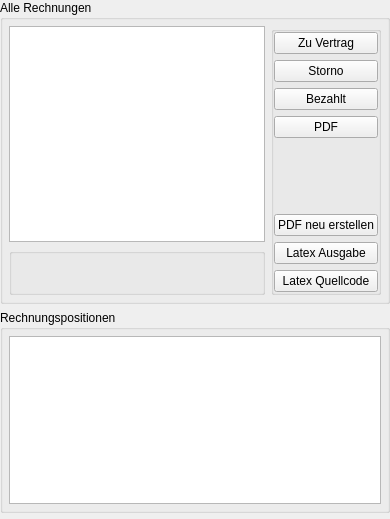
             <widget class="QWidget" name="customerInvoiceJournalTab">
              <attribute name="title">
               <string>Rechnungsjournal</string>
              </attribute>
              <layout class="QVBoxLayout" name="verticalLayout_6">
               <property name="spacing">
                <number>6</number>
               </property>
               <property name="leftMargin">
                <number>0</number>
               </property>
               <property name="topMargin">
                <number>0</number>
               </property>
               <property name="rightMargin">
                <number>0</number>
               </property>
               <property name="bottomMargin">
                <number>6</number>
               </property>
               <item>
                <widget class="QGroupBox" name="groupBox_7">
                 <property name="sizePolicy">
                  <sizepolicy hsizetype="Preferred" vsizetype="Preferred">
                   <horstretch>0</horstretch>
                   <verstretch>60</verstretch>
                  </sizepolicy>
                 </property>
                 <property name="title">
                  <string>Alle Rechnungen</string>
                 </property>
                 <layout class="QHBoxLayout" name="horizontalLayout_4">
                  <property name="margin">
                   <number>6</number>
                  </property>
                  <item>
                   <widget class="QWidget" name="widget_20" native="true">
                    <layout class="QVBoxLayout" name="verticalLayout_40">
                     <property name="margin">
                      <number>0</number>
                     </property>
                     <item>
                      <widget class="MultiViewTable" name="invoicejournalTable">
                       <property name="sizePolicy">
                        <sizepolicy hsizetype="Expanding" vsizetype="Expanding">
                         <horstretch>0</horstretch>
                         <verstretch>100</verstretch>
                        </sizepolicy>
                       </property>
                       <property name="autoFillBackground">
                        <bool>true</bool>
                       </property>
                       <property name="dataView" stdset="0">
                        <bool>true</bool>
                       </property>
                       <property name="dbColumns" stdset="0">
                        <stringlist>
                         <string>value.invoiceNumber:Rechnungsnummer</string>
                         <string>&lt;date&gt;value.invoiceDate:Rechnungsdatum</string>
                         <string>value.title:Titel</string>
                         <string>&lt;{&quot;PAIDFRACTION&quot;:&quot;:/icons/images/fraction.png&quot;,&quot;PAIDSKONTO&quot;:&quot;:/icons/images/ok2.png&quot;,&quot;STORNO&quot;:&quot;:/icons/images/cancel.png&quot;,&quot;PENDING&quot;:&quot;:/icons/images/wait.png&quot;,&quot;PAID&quot;:&quot;:/icons/images/ok.png&quot;}&gt;value.status:Status</string>
                         <string>&lt;currency&gt;value.netto:Netto</string>
                         <string>&lt;currency&gt;value.vat:MwSt</string>
                         <string>&lt;currency&gt;value.brutto:Brutto</string>
                        </stringlist>
                       </property>
                       <property name="viewIdentifier" stdset="0">
                        <string>ciView</string>
                       </property>
                       <property name="context" stdset="0">
                        <string>INVOICEJOURNAL</string>
                       </property>
                       <property name="sortable" stdset="0">
                        <stringlist>
                         <string>value.status</string>
                         <string>value.invoiceDate</string>
                        </stringlist>
                       </property>
                       <property name="keyCodeActions" stdset="0">
                        <stringlist>
                         <string>Key_I:OpenInBrowserBehavior.In.Open</string>
                        </stringlist>
                       </property>
                       <property name="viewArguments" stdset="0">
                        <stringlist/>
                       </property>
                       <property name="view" stdset="0">
                        <string>_design/couchapp/_view/customerInvoices</string>
                       </property>
                      </widget>
                     </item>
                     <item>
                      <widget class="QGroupBox" name="groupBox_48">
                       <property name="sizePolicy">
                        <sizepolicy hsizetype="Preferred" vsizetype="Preferred">
                         <horstretch>0</horstretch>
                         <verstretch>0</verstretch>
                        </sizepolicy>
                       </property>
                       <property name="maximumSize">
                        <size>
                         <width>16777215</width>
                         <height>47</height>
                        </size>
                       </property>
                       <property name="title">
                        <string/>
                       </property>
                       <layout class="QHBoxLayout" name="horizontalLayout_45">
                        <property name="spacing">
                         <number>0</number>
                        </property>
                        <property name="margin">
                         <number>0</number>
                        </property>
                        <item>
                         <widget class="ActionButton" name="invoicejournalButtonRefresh">
                          <property name="minimumSize">
                           <size>
                            <width>40</width>
                            <height>40</height>
                           </size>
                          </property>
                          <property name="icon">
                           <iconset resource="../../frontends/qt/resource.qrc">
                            <normaloff>:/icons/images/refresh.png</normaloff>:/icons/images/refresh.png</iconset>
                          </property>
                          <property name="iconSize">
                           <size>
                            <width>32</width>
                            <height>32</height>
                           </size>
                          </property>
                          <property name="flat">
                           <bool>true</bool>
                          </property>
                          <property name="context" stdset="0">
                           <string>INVOICEJOURNAL</string>
                          </property>
                          <property name="action" stdset="0">
                           <string>MultiViewHandler.In.Refresh</string>
                          </property>
                          <property name="payload" stdset="0">
                           <string>None</string>
                          </property>
                         </widget>
                        </item>
                        <item>
                         <spacer name="horizontalSpacer_14">
                          <property name="orientation">
                           <enum>Qt::Horizontal</enum>
                          </property>
                          <property name="sizeHint" stdset="0">
                           <size>
                            <width>40</width>
                            <height>20</height>
                           </size>
                          </property>
                         </spacer>
                        </item>
                       </layout>
                      </widget>
                     </item>
                    </layout>
                   </widget>
                  </item>
                  <item>
                   <widget class="QGroupBox" name="groupBox_32">
                    <property name="title">
                     <string/>
                    </property>
                    <layout class="QVBoxLayout" name="verticalLayout_17">
                     <property name="margin">
                      <number>0</number>
                     </property>
                     <item>
                      <widget class="ActionButton" name="invoicejournalButtonConvertToContract">
                       <property name="text">
                        <string>Zu Vertrag</string>
                       </property>
                       <property name="context" stdset="0">
                        <string>INVOICEJOURNAL</string>
                       </property>
                       <property name="enablePayloads" stdset="0">
                        <stringlist>
                         <string>View</string>
                        </stringlist>
                       </property>
                       <property name="tab" stdset="0">
                        <string>CUSTOMER:customer.2</string>
                       </property>
                       <property name="action" stdset="0">
                        <string>ChangeDocumentHandler.In.Clone</string>
                       </property>
                       <property name="payload" stdset="0">
                        <string>{&quot;status&quot;:&quot;CONTRACT&quot;}</string>
                       </property>
                      </widget>
                     </item>
                     <item>
                      <widget class="ActionButton" name="invoicejournalButtonStorno">
                       <property name="text">
                        <string>Storno</string>
                       </property>
                       <property name="context" stdset="0">
                        <string>INVOICEJOURNAL</string>
                       </property>
                       <property name="enablePayloads" stdset="0">
                        <stringlist>
                         <string>View</string>
                        </stringlist>
                       </property>
                       <property name="tab" stdset="0">
                        <string>CUSTOMER:customer.0</string>
                       </property>
                       <property name="action" stdset="0">
                        <string>ChangeDocumentHandler.In.Change</string>
                       </property>
                       <property name="payload" stdset="0">
                        <string>{&quot;status&quot;:&quot;OPEN&quot;}</string>
                       </property>
                      </widget>
                     </item>
                     <item>
                      <widget class="ActionButton" name="invoicejournalButtonPaid">
                       <property name="text">
                        <string>Bezahlt</string>
                       </property>
                       <property name="context" stdset="0">
                        <string>INVOICEJOURNAL</string>
                       </property>
                       <property name="enablePayloads" stdset="0">
                        <stringlist>
                         <string>View</string>
                        </stringlist>
                       </property>
                       <property name="action" stdset="0">
                        <string>ChangeDocumentHandler.In.Change</string>
                       </property>
                       <property name="payload" stdset="0">
                        <string>{&quot;status&quot;:&quot;PAID&quot;}</string>
                       </property>
                      </widget>
                     </item>
                     <item>
                      <widget class="ActionButton" name="invoicejournalButtonPDF">
                       <property name="text">
                        <string>PDF</string>
                       </property>
                       <property name="context" stdset="0">
                        <string>INVOICEJOURNAL</string>
                       </property>
                       <property name="enablePath" stdset="0">
                        <string>generateInvoicePDF</string>
                       </property>
                       <property name="action" stdset="0">
                        <string>OpenAttachmentURLHandler.In.Open</string>
                       </property>
                       <property name="enablePathValue" stdset="0">
                        <string>success</string>
                       </property>
                       <property name="payload" stdset="0">
                        <string>invoice.pdf</string>
                       </property>
                      </widget>
                     </item>
                     <item>
                      <spacer name="verticalSpacer_9">
                       <property name="orientation">
                        <enum>Qt::Vertical</enum>
                       </property>
                       <property name="sizeHint" stdset="0">
                        <size>
                         <width>20</width>
                         <height>40</height>
                        </size>
                       </property>
                      </spacer>
                     </item>
                     <item>
                      <widget class="ActionButton" name="invoicejournalButtonUpdatePDF">
                       <property name="text">
                        <string>PDF neu erstellen</string>
                       </property>
                       <property name="context" stdset="0">
                        <string>INVOICEJOURNAL</string>
                       </property>
                       <property name="enablePayloads" stdset="0">
                        <stringlist>
                         <string>View</string>
                        </stringlist>
                       </property>
                       <property name="action" stdset="0">
                        <string>ChangeDocumentHandler.In.Change</string>
                       </property>
                       <property name="payload" stdset="0">
                        <string>{&quot;generateInvoicePDF&quot;:&quot;generate&quot;}</string>
                       </property>
                      </widget>
                     </item>
                     <item>
                      <widget class="TextPopupButton" name="invoicejournalPopupLatexOutput">
                       <property name="text">
                        <string>Latex Ausgabe</string>
                       </property>
                       <property name="hideIfDisabled" stdset="0">
                        <bool>true</bool>
                       </property>
                       <property name="title" stdset="0">
                        <string>pdflatex Ausgabe</string>
                       </property>
                       <property name="enablePath" stdset="0">
                        <string>invoiceGeneratorError.0</string>
                       </property>
                       <property name="context" stdset="0">
                        <string>INVOICEJOURNAL</string>
                       </property>
                       <property name="path" stdset="0">
                        <string>invoiceGeneratorError.1</string>
                       </property>
                       <property name="enablePathValue" stdset="0">
                        <string>1</string>
                       </property>
                      </widget>
                     </item>
                     <item>
                      <widget class="TextPopupButton" name="invoicejournalPopupLatexSource">
                       <property name="text">
                        <string>Latex Quellcode</string>
                       </property>
                       <property name="hideIfDisabled" stdset="0">
                        <bool>true</bool>
                       </property>
                       <property name="title" stdset="0">
                        <string>Latex Quellcode</string>
                       </property>
                       <property name="enablePath" stdset="0">
                        <string>invoiceGeneratorError.0</string>
                       </property>
                       <property name="context" stdset="0">
                        <string>INVOICEJOURNAL</string>
                       </property>
                       <property name="path" stdset="0">
                        <string>invoiceGeneratorError.2</string>
                       </property>
                       <property name="enablePathValue" stdset="0">
                        <string>1</string>
                       </property>
                      </widget>
                     </item>
                    </layout>
                   </widget>
                  </item>
                 </layout>
                </widget>
               </item>
               <item>
                <widget class="QGroupBox" name="groupBox_8">
                 <property name="sizePolicy">
                  <sizepolicy hsizetype="Preferred" vsizetype="Preferred">
                   <horstretch>0</horstretch>
                   <verstretch>40</verstretch>
                  </sizepolicy>
                 </property>
                 <property name="title">
                  <string>Rechnungspositionen</string>
                 </property>
                 <layout class="QVBoxLayout" name="verticalLayout_18">
                  <property name="margin">
                   <number>6</number>
                  </property>
                  <item>
                   <widget class="EmbeddedViewTable" name="invoicejournalTablePos">
                    <property name="sizePolicy">
                     <sizepolicy hsizetype="Expanding" vsizetype="Expanding">
                      <horstretch>0</horstretch>
                      <verstretch>60</verstretch>
                     </sizepolicy>
                    </property>
                    <property name="dbColumns" stdset="0">
                     <stringlist>
                      <string>&lt;number,2&gt;count:Menge</string>
                      <string>unit:Einheit</string>
                      <string>description:Beschreibung</string>
                      <string>&lt;currency&gt;price:Einzelpreis</string>
                      <string>&lt;currency&gt;total:Gesamt</string>
                     </stringlist>
                    </property>
                    <property name="context" stdset="0">
                     <string>INVOICEJOURNAL</string>
                    </property>
                    <property name="path" stdset="0">
                     <string>articles</string>
                    </property>
                   </widget>
                  </item>
                 </layout>
                </widget>
               </item>
              </layout>
             </widget>
